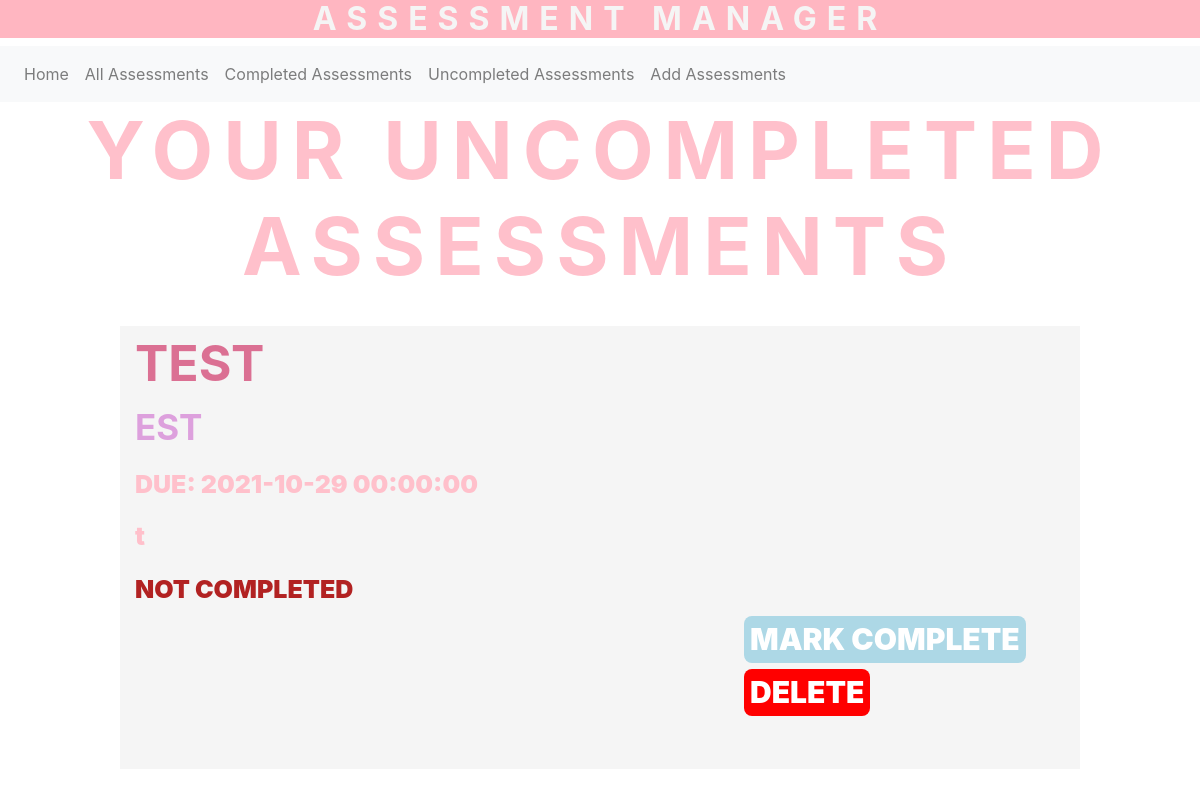
The page /uncompleted on the database as committed earlier.
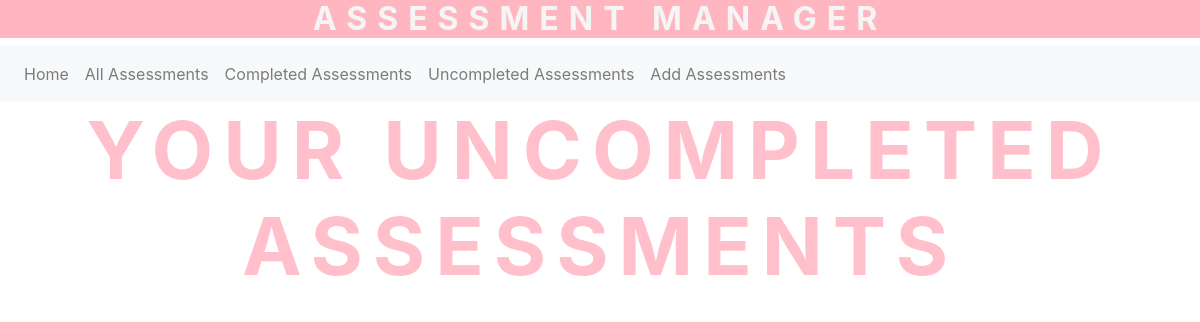
The same page on the database as committed later.
### app/models.py (models this page shows)
class Assessment(db.Model):
    name = db.Column(db.String(20), primary_key = True)
    module = db.Column(db.String(20), index = True)
    date = db.Column(db.DateTime)
    description = db.Column(db.String(500), index = True)
    completed = db.Column(db.Boolean)

### app/views.py (the view, shortened to what this page needs)
@app.route('/uncompleted')
def uncompleted():
        database = models.Assessment.query.filter_by(completed = False).all()
        testname = request.form.get('assessmentName')
        delete = request.form.get('delete')
        complete = request.form.get('complete')
        return render_template("banner_templates/uncompleted.html", database = database)

### app/templates/banner_templates/uncompleted.html (shortened to what this page needs)
<!DOCTYPE html>
<html>
  <head>
    <link rel="stylesheet" href="https://stackpath.bootstrapcdn.com/bootstrap/4.2.1/css/bootstrap.min.css">
  </head>
  <div>
      <h2>ASSESSMENT MANAGER</h2>
    </div>
  <body>
   <nav class="navbar navbar-expand-sm navbar-light bg-light">
      <div class="collapse navbar-collapse" id="navbarSupportedContent">
        <ul class="navbar-nav mr-auto">
          <li class="nav-item"><a class="nav-link" href="/">Home <span class="sr-only">(current)</span></a></li>
          <li class="nav-item"><a class="nav-link" href="/all">All Assessments</a></li>
          <li class="nav-item"><a class="nav-link" href="/completed">Completed Assessments</a></li>
          <li class="nav-item"><a class="nav-link" href="/uncompleted">Uncompleted Assessments</a></li>
          <li class="nav-item"><a class="nav-link" href="/add">Add Assessments</a></li>
        </ul>
      </div>
    </nav>
    <div id=cent>
      <h3>
        YOUR UNCOMPLETED ASSESSMENTS
      </h3>
    </div>
    <br style = "margin: 20px;">
    <div>
        {% for p in database %}
          <div  class= "box">
            <h7>{{ p.name }}</h7> <br style = "margin: 0px;">
            <h7 style = "color: plum; font-size: 35px;">{{ p.module }}</h8> <br style = "margin: 0px;">
            <h8>Due: {{ p.date }}</h8> <br style = "margin: 0px;">
            <h8 style="text-transform:none;">{{ p.description }}</h8> <br style = "margin: 0px;">
            {% if p.completed == True %}
            <h8 style="color:rgb(23, 201, 112); text-transform:uppercase;">Completed</h8>
            {% else %}
            <h8 style="color:firebrick; text-transform: uppercase;">Not completed</h8>
            {% endif %}
            <br style = "margin: 0px;">
              <div style = "margin-left: 65%; margin-right: 5%">
                  <form action ="{{ url_for('all') }}" method="post">
                    {% if p.completed == False %}
                    <input type = "submit" class = "button" name = "complete" value = "MARK COMPLETE">
                {% endif %}
                      <input type = "submit" style="background-color: red;" class = "button" name = "delete" value = "DELETE">
                  </form>
              </div>
            <br style = "margin: 20px;">
          </div>
        {% endfor %}
    </div>
  </body>
</html>

Rows that differ between the two databases and show on the page:
no longer on this page (row edited): Assessment: name "TEST", module "EST", date "2021-10-29 00:00:00", description "t", completed "NOT COMPLETED"
